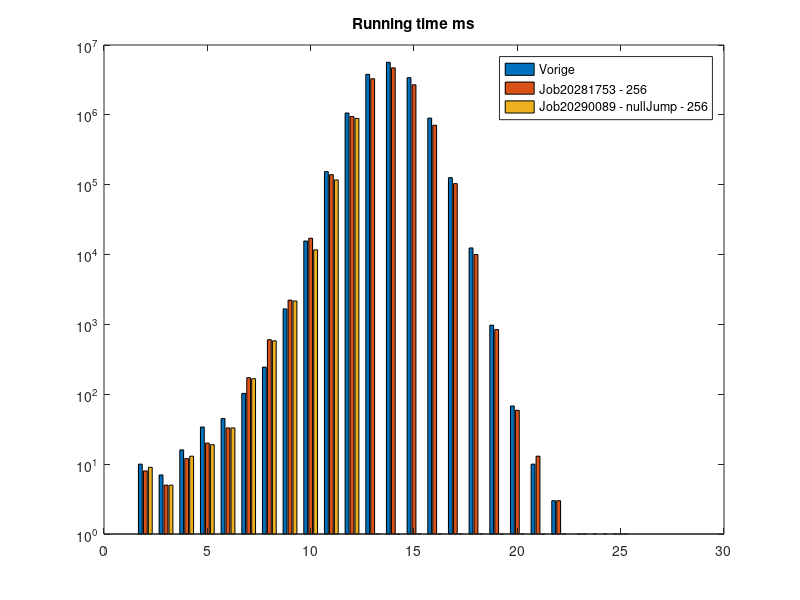
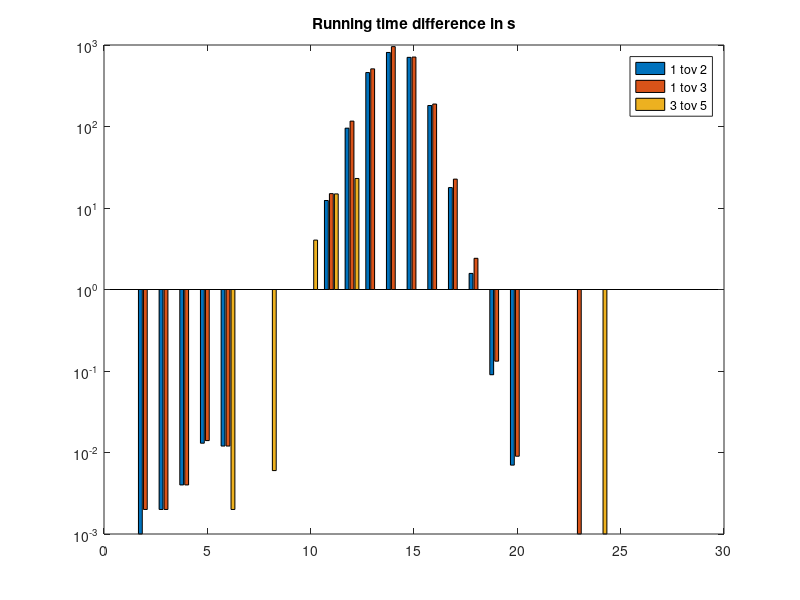
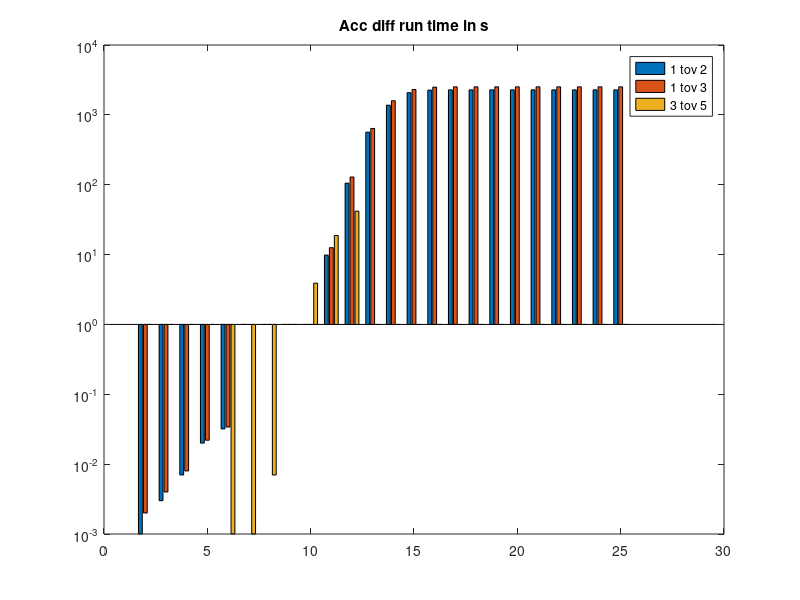
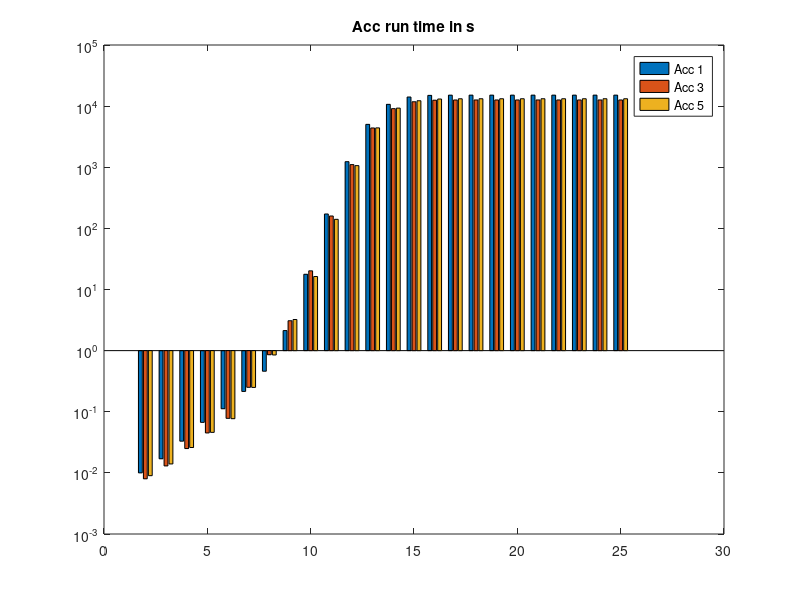

MATLAB code for these plots, in order:
close all
clc

X = 2:25;
Y2 = zeros([1 24]);
Y4 = zeros([1 24]);
Y5 = zeros([1 24]);
Y6 = zeros([1 24]);

% Y1 - 4,2u
Y1       = [10, 7, 16, 34, 45, 103, 245, 1669, 15624, 154239, 1062174, 3797288, 5661054, 3404493, 898401, 126276, 12442, 976, 68, 10, 3, 1, 0, 0];
% Y2 - 'Job20281461 - 256' - del/add 22 comps
Y2(1:21) = [9,  5, 12, 21, 33, 178, 625, 2292, 17111, 141878, 966757,  3337937, 4851132, 2699099, 717380, 108455, 10866, 886, 61, 15, 3];
% Y3 - curr Fastest: 3.5u - del/add
Y3       = [8,  5, 12, 20, 33, 173, 605, 2228, 17128, 139224, 945710,  3287401, 4705779, 2692819, 709728, 103660, 10027, 844, 59, 13, 3, 0, 1, 0];
% Y4 - cancelled - noTrim - 'Job20281806 - noTrim - 256'
Y4(1:11)  = [9,  6, 12, 20, 32, 173, 609, 2494, 27697, 238346, 1408245];
% Y5 - :  - pruneFrontOnly - Job20283061 - pruneCut - 256
Y5        = [9,  5, 12, 20, 31, 173, 599, 2380, 13088, 124332, 922677, 3345395, 4873226, 2967767, 821732, 123315, 12223, 908, 68, 13, 3, 0, 0, 0];  
%Y6 - nullJump - Job20290089 - 256
Y6(1:11)  = [9, 5, 13, 19, 33, 167, 582, 2166, 11700, 117072, 889036];

T = [Y1 ; Y3 ; Y6];
figure
bar(X, T')
title('Running time ms')
set(gca,'YScale','log')
legend('Vorige', 'Job20281753 - 256', 'Job20290089 - nullJump - 256')

M = zeros([1 24]);
N = zeros([1 24]);
O = zeros([1 24]);
M(1:21) = (Y1(1:21) - Y2(1:21))/1000;
N       = (Y1 - Y3)/1000;
O       = (Y3 - Y5)/1000;
figure
bar(X, [M ; N ; O]')
set(gca,'YScale','log')
title('Running time difference in s')
legend('1 tov 2', '1 tov 3', '3 tov 5');

% Diff acc
AccM = cumsum(M);
AccN = cumsum(N);
AccO = cumsum(O);
figure
bar(X, [AccM ; AccN ; AccO]')
set(gca, 'YScale', 'log')
title('Acc diff run time in s')
legend('1 tov 2', '1 tov 3', '3 tov 5');

% Acc 
Acc1 = cumsum(Y1/1000);
Acc3 = cumsum(Y3/1000);
Acc5 = cumsum(Y5/1000);
figure
bar(X, [Acc1 ; Acc3 ; Acc5]')
set(gca,'YScale','log')
title('Acc run time in s')
legend('Acc 1', 'Acc 3', 'Acc 5');


DiffAcc3 = Acc1 - Acc3;
DiffAcc5 = Acc3 - Acc5;
figure
bar(X, [DiffAcc3 ; DiffAcc5]')
set(gca,'YScale','log')
title('Acc run time difference in s')
legend('1 tov 3', '3 tov 5');


